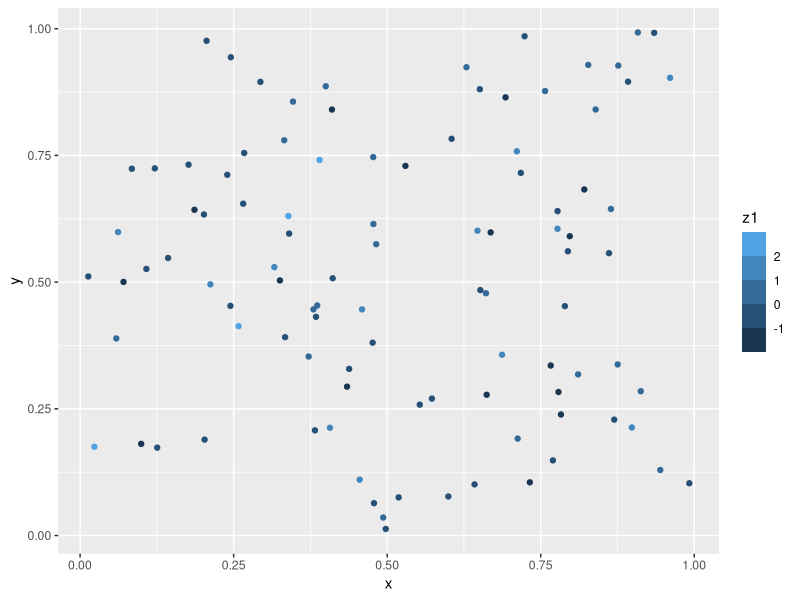
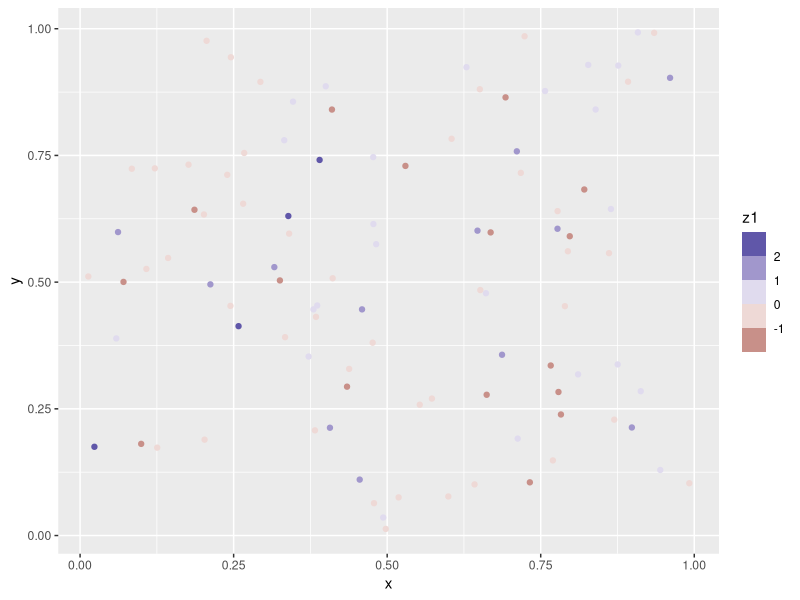
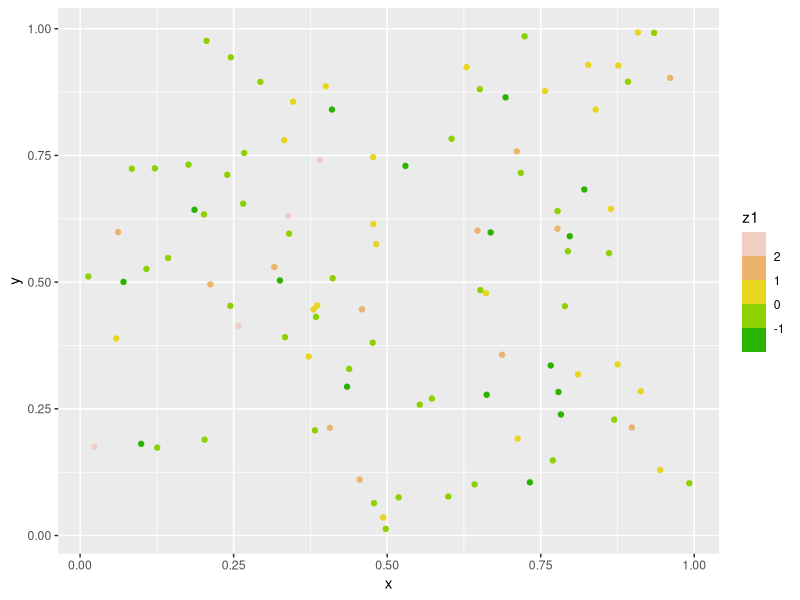

The R source for these figures, in order:
# r2py crawler metadata
# package: ggplot2
# source_type: rd_example
# topic: scale_steps.Rd
# source_file: C:\Users\bened\AppData\Local\R\win-library\4.5\ggplot2\help
# lines: 22

suppressPackageStartupMessages(library(ggplot2))
set.seed(1)
df <- data.frame(
  x = runif(100),
  y = runif(100),
  z1 = rnorm(100)
)

# Use scale_colour_steps for a standard binned gradient
ggplot(df, aes(x, y)) +
  geom_point(aes(colour = z1)) +
  scale_colour_steps()

# Get a divergent binned scale with the *2 variant
ggplot(df, aes(x, y)) +
  geom_point(aes(colour = z1)) +
  scale_colour_steps2()

# Define your own colour ramp to extract binned colours from
ggplot(df, aes(x, y)) +
  geom_point(aes(colour = z1)) +
  scale_colour_stepsn(colours = terrain.colors(10))
